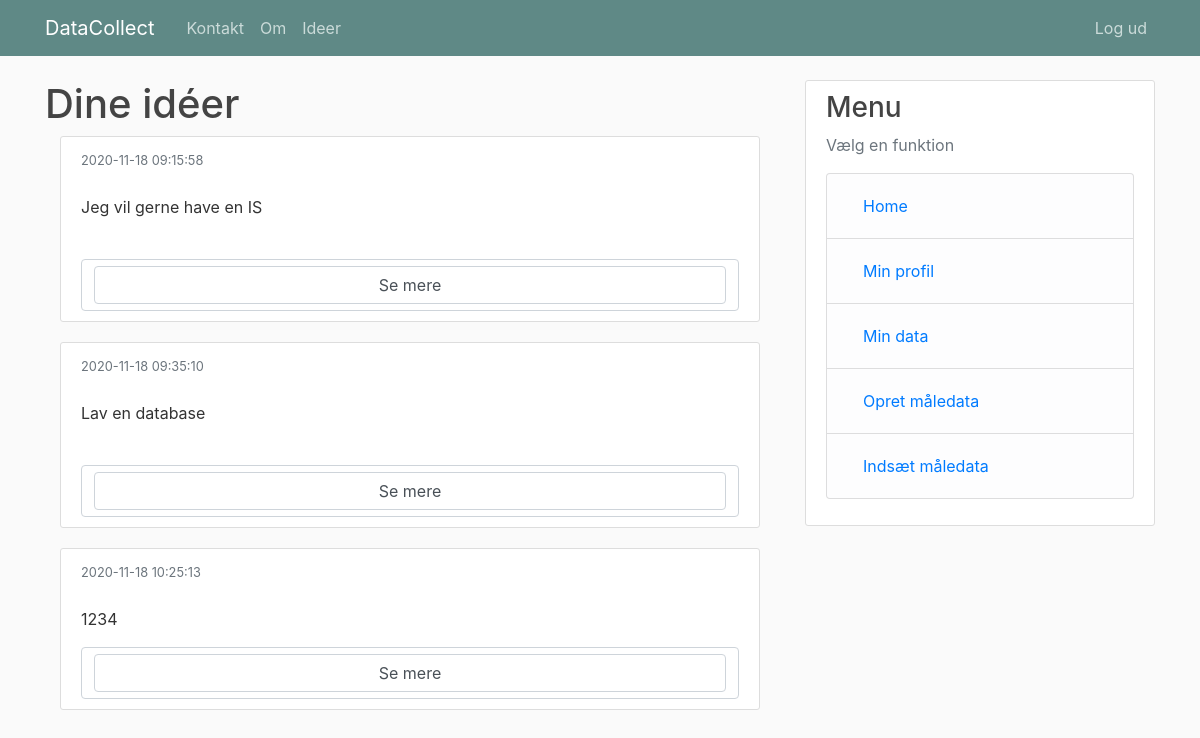
/visideer (signed in), run on an earlier commit of the app's database.
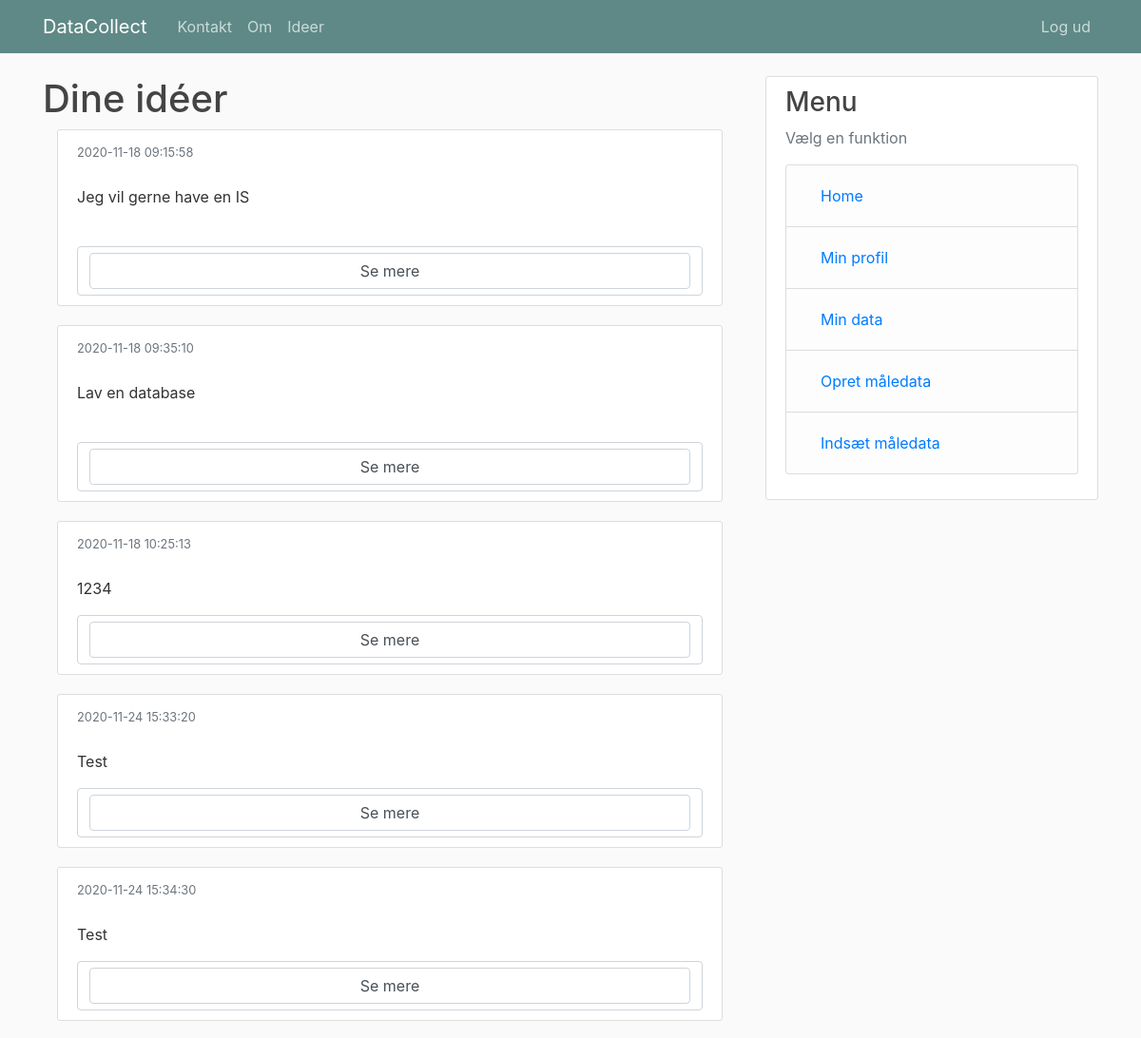
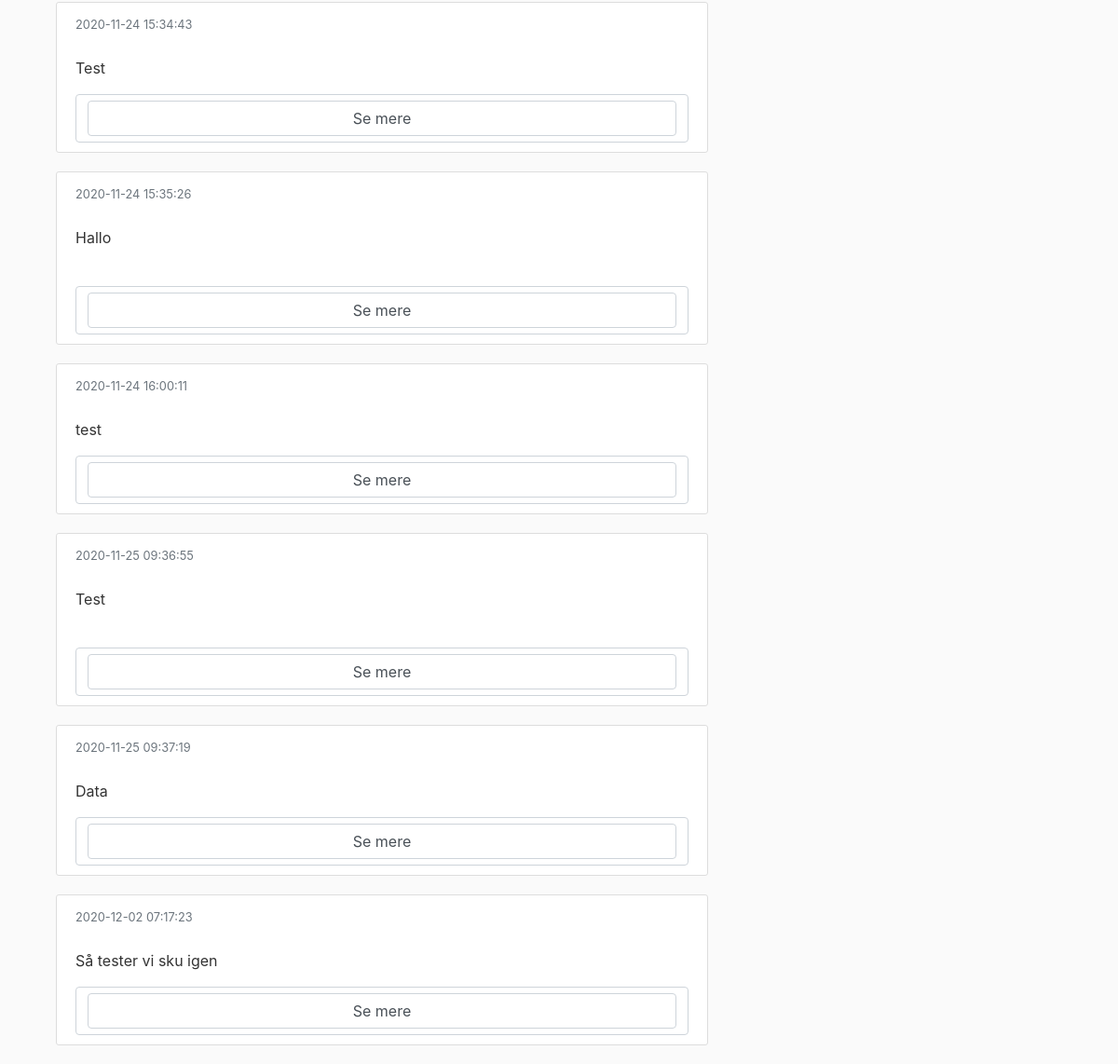
And on a later commit of the database (2 pictures, top to bottom).
### tables this page shows
CREATE TABLE Ideas (
                id INTEGER PRIMARY KEY AUTOINCREMENT,
                userid INTEGER,
                idea TEXT,
                timestamp DATETIME DEFAULT CURRENT_TIMESTAMP);

### idea_house.py (the view)
@app.route("/visideer", methods=['GET'])
def vis():
    if 'currentuser' in session:
        if 'id' in request.args:
            ideer = data.get_idea_list(session['currentuser'], ideaid = request.args['id'])
        else:
            ideer = data.get_idea_list(session['currentuser'])
    else:
        ideer = []
    return my_render("vis.html", ideas = ideer)

### idea_datalayer.py (called while the page is built)
    def _get_db(self):
        db = g.get('_database', None)
        if db is None:
            db = g._databdase = sqlite3.connect(self.DATABASE)
        return db

    def close_connection(self):
        db = getattr(g, '_database', None)
        if db is not None:
            db.close()

    def get_idea_list(self, userid, ideaid = None):
        db = self._get_db()
        c = db.cursor()
        if ideaid is not None:
            c.execute("SELECT idea FROM Ideas WHERE id = ?", ideaid)
            t = c.fetchone()
            print("Idéen er: {}".format(t[0]))
            print(t)
            c.execute("""SELECT Ideas.id, idea, timestamp, UserProfiles.username FROM Ideas JOIN UserProfiles ON Ideas.userid = UserProfiles.id WHERE idea LIKE ?""", (t[0],))
        else:
            c.execute("""SELECT Ideas.id, idea, timestamp, UserProfiles.username FROM Ideas JOIN UserProfiles ON Ideas.userid = UserProfiles.id WHERE userid = ?""",(userid,))
        idea_list = []
        for i in c:
            idea_list.append({'id':i[0], 'text':i[1], 'date':i[2], 'user': i[3]})
        return idea_list

### idea_house.py (called while the page is built)
def get_login_status():
    return 'currentuser' in session

### templates/vis.html
{% extends "layout.html" %}
{% block content %}
{% if loggedin %}
<h1>Dine idéer</h1>
<div class="container panel">
  {% for i in ideas %}
  <article class="media content-section">
    <div class="media-body">
      <small class="text-muted">{{ i['date'] }}</small>
      <p class="article-content">
        {{ i['text'] }}
      </p>
      <form class="form-control" action="visideer" method="get">
          <button class="form-control" name="id" value="{{ i['id'] }}" type="submit">Se mere</button>
      </form>
    </div>
  </article>
  {% endfor %}
</div>
{% endif %}
{% endblock content %}

What changed in the data, as far as the page shows it:
added Ideas: date "2020-11-24 15:33:20", text "Test", {{ i['id'] }} 4 (drawn)
added Ideas: date "2020-11-24 15:34:30", text "Test", {{ i['id'] }} 5 (drawn)
added Ideas: date "2020-11-24 15:34:43", text "Test", {{ i['id'] }} 6 (drawn)
added Ideas: date "2020-11-24 15:35:26", text "Hallo", {{ i['id'] }} 7 (drawn)
added Ideas: date "2020-11-24 16:00:11", text "test", {{ i['id'] }} 8 (drawn)
added Ideas: date "2020-11-25 09:36:55", text "Test", {{ i['id'] }} 9 (drawn)
added Ideas: date "2020-11-25 09:37:19", text "Data", {{ i['id'] }} 10 (drawn)
added Ideas: date "2020-12-02 07:17:23", text "Så tester vi sku igen", {{ i['id'] }} 11 (drawn)
